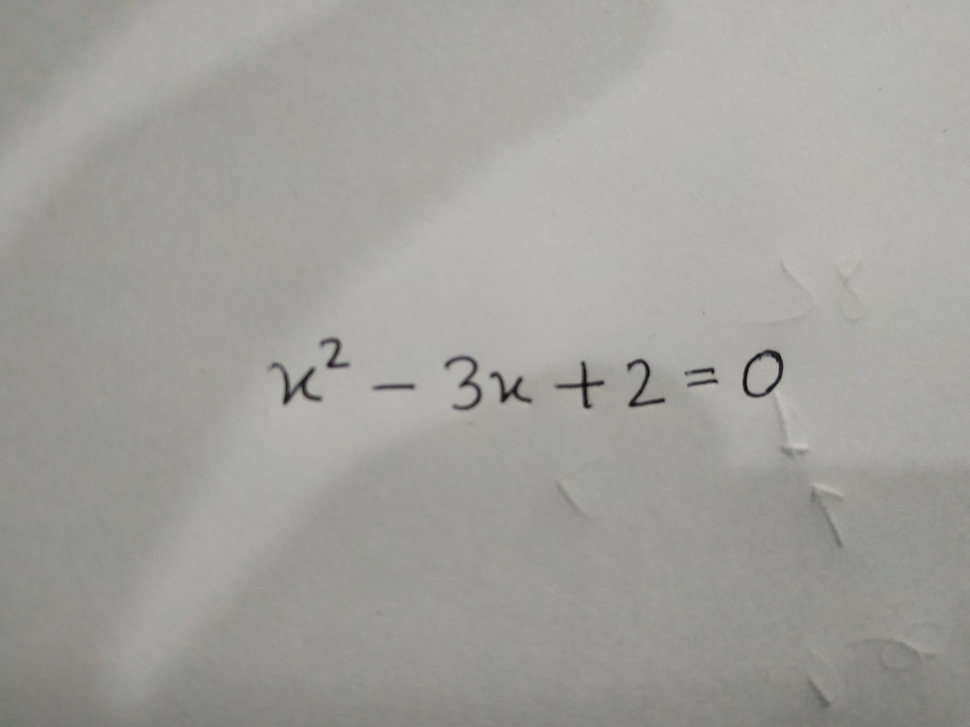
#> input picture TestIMages/Equ1.jpg, 970 x 727 px, shrunk from 4000 x 3000 before the run; its folder holds only this picture in this run
$ python boundingBox.py   (older library calls are emulated)
#> lines starting #> are read from the running program, lines starting #| are printed output that depends on the picture; after the words box and inside, x2 and y2 are one past the last pixel; in counts of white or black regions, pixels touching at a corner belong together
import PIL.ImageOps
import numpy as np
import cv2
import glob
import os
import scipy.misc

from scipy.misc import imsave
from PIL import Image, ImageDraw

equal_path = "C:\\Users\\sabik\\PycharmProjects\\DeepLearningBasics\\TestIMages\\"
equal_result_path = "C:\\Users\\sabik\\PycharmProjects\\DeepLearningBasics\\AnResult"
equal_boxed_path = "C:\\Users\\sabik\\PycharmProjects\\DeepLearningBasics\\AnOutput"


# clipt image into box using OpenCV

# The next step is further optimizing using the size provided by TA
# TA input size: 1696 * 117
# isFraction  - not updated

# detect if input boundingBox contains a dot
def isDot(boundingBox):
    (x, y), (xw, yh) = boundingBox
    area = (yh - y) * (xw - x)
    return area < 200 and 0.5 < (xw - x)/(yh - y) < 2 and abs(xw - x) < 20 and abs(yh - y) < 20  # 100 is migical number

# detect if input boundingBox contains a vertical bar
def isVerticalBar(boundingBox):
    (x, y), (xw, yh) = boundingBox
    return (yh - y) / (xw - x) > 2

# detect if a given boundingBox contains a horizontal bar
def isHorizontalBar(boundingBox):
    (x, y), (xw, yh) = boundingBox
    return (xw - x) / (yh - y) > 2

# detect if input boundingBox contains a square (regular letters, numbers, operators)
def isSquare(boundingBox):
    (x, y), (xw, yh) = boundingBox
    return (xw - x) > 8 and (yh - y) > 8 and 0.5 < (xw - x)/(yh - y) < 2

# detect if input three boundingBoxes are a division mark
def isDivisionMark(boundingBox, boundingBox1, boundingBox2):
    (x, y), (xw, yh) = boundingBox
    (x1, y1), (xw1, yh1) = boundingBox1
    (x2, y2), (xw2, yh2) = boundingBox2
    cenY1 = y1 + (yh1 - y1) / 2
    cenY2 = y2 + (yh2 - y2) / 2
    return (isHorizontalBar(boundingBox) and isDot(boundingBox1) and isDot(boundingBox2)
            and x < x1 < x2 < xw and max(y1, y2) > y and min(y1, y2) < y
            and max(y1, y2) - min(y1, y2) < 1.2 * abs(xw - x))

# detect if input two boundingBoxes are a lowercase i
def isLetterI(boundingBox, boundingBox1):
    (x, y), (xw, yh) = boundingBox
    (x1, y1), (xw1, yh1) = boundingBox1
    return (((isDot(boundingBox) and isVerticalBar(boundingBox1)) or (isDot(boundingBox1) and isVerticalBar(boundingBox)))
            and abs(x1 - x) < 10)  # 10 is a magical number

# detect if input two boundingBoxes are an equation mark
def isEquationMark(boundingBox, boundingBox1):
    (x, y), (xw, yh) = boundingBox
    (x1, y1), (xw1, yh1) = boundingBox1
    return isHorizontalBar(boundingBox) and isHorizontalBar(boundingBox1) and abs(x1 - x) < 20 and abs(xw1 - xw) < 20 # 20 is a migical number

# detect if input three boundingBoxes are a ellipsis (three dots)
def isDots(boundingBox, boundingBox1, boundingBox2):
    (x, y), (xw, yh) = boundingBox
    (x1, y1), (xw1, yh1) = boundingBox1
    (x2, y2), (xw2, yh2) = boundingBox2
    cenY = y + (yh - y) / 2
    cenY1 = y1 + (yh1 - y1) / 2
    cenY2 = y2 + (yh2 - y2) / 2
    return (isDot(boundingBox) and isDot(boundingBox1) and isDot(boundingBox2) and max(cenY, cenY1, cenY2) - min(cenY, cenY1, cenY2) < 50)  # 30 is a migical number

# detect if input two boundingBoxes are a plus-minus
def isPM(boundingBox, boundingBox1):
    (x, y), (xw, yh) = boundingBox
    (x1, y1), (xw1, yh1) = boundingBox1
    cenX = x + (xw - x) / 2
    cenX1 = x1 + (xw1 - x1) / 2
    case1 = isHorizontalBar(boundingBox) and isSquare(boundingBox1) and x < cenX1 < xw and -15 < y - yh1 < 35 and xw - cenX1 < 50
    case2 = isSquare(boundingBox) and isHorizontalBar(boundingBox1) and x1 < cenX < xw1 and -15 < y1 - yh < 35 and xw1 - cenX < 50
    return case1 or case2  # magical number

# detect if input three boundingBoxes are a fraction
def isFraction(boundingBox, boundingBox1, boundingBox2):
    (x, y), (xw, yh) = boundingBox
    (x1, y1), (xw1, yh1) = boundingBox1
    (x2, y2), (xw2, yh2) = boundingBox2
    cenX = x + (xw - x) / 2
    cenX1 = x1 + (xw1 - x1) / 2
    cenX2 = x2 + (xw2 - x2) / 2
    case1 = not isDot(boundingBox) and not isDot(boundingBox1) and isHorizontalBar(boundingBox2) and (y < y2 < yh1 or y1 < y2 < yh)
    case2 = not isDot(boundingBox2) and not isDot(boundingBox) and isHorizontalBar(boundingBox1) and (y2 < y1 < yh or y < y1 < yh2)
    case3 = not isDot(boundingBox1) and not isDot(boundingBox2) and isHorizontalBar(boundingBox) and (y1 < y < yh2 or y2 < y < yh1)
    return (case1 or case2 or case3) and  max(cenX, cenX1, cenX2) - min(cenX, cenX1, cenX2) < 50  # 30 is a migical number

# return initial bounding boxes of input image
def initialBoxes(im):
    '''input: image; return: None'''

    im[im >= 127] = 255
    im[im < 127] = 0

    '''
    # set the morphology kernel size, the number in tuple is the bold pixel size
    kernel = np.ones((2,2),np.uint8)
    im = cv2.morphologyEx(im, cv2.MORPH_CLOSE, kernel)
    '''

    imgrey = cv2.cvtColor(im, cv2.COLOR_BGR2GRAY)
    ret, thresh = cv2.threshold(imgrey, 127, 255, 0)
    print(thresh)
    im2, contours, hierachy = cv2.findContours(thresh, cv2.RETR_EXTERNAL, cv2.CHAIN_APPROX_SIMPLE) # RETR_EXTERNAL for only bounding outer box
    # bounding rectangle outside the individual element in image
    res = []
    for cnt in contours:
        x,y,w,h = cv2.boundingRect(cnt)
        # exclude the whole size image and noisy point
        if x is 0: continue
        if w*h < 25: continue

        res.append([(x,y), (x+w, y+h)])
    return res

# take in raw bounding boxes and detect components should be connected
def connect(im, res):
    '''input: image, raw rectangles; return: joint rectangles indicating detected symbols'''
    finalRes = []
    res.sort()
    i = 0
    while (i < len(res) - 1):
        (x, y), (xw, yh) = res[i]
        (x1, y1), (xw1, yh1) = res[i+1]
#         print([(x, y), (xw, yh)], [(x1, y1), (xw1, yh1)])

        equation = isEquationMark(res[i],  res[i + 1])
        letterI = isLetterI(res[i], res[i+1])
        pm = isPM(res[i], res[i+1])
        divisionMark = False
        dots = False
        fraction = False
        if i < len(res) - 2:
            (x2, y2), (xw2, yh2) = res[i+2]
#             print([(x2, y2), (xw2, yh2)])
            divisionMark = isDivisionMark(res[i], res[i+1], res[i+2])
            dots = isDots(res[i], res[i+1], res[i+2])
            fraction = isFraction(res[i], res[i+1], res[i+2])

        # PM os really hard to determine, mixed with fraction
        if (equation or letterI or pm) and not fraction:
            finalRes.append([(min(x, x1), min(y, y1)), (max(xw, xw1), max(yh, yh1))])
            i += 2
        elif (divisionMark or dots) and not fraction:
            finalRes.append([(min(x, x1, x2), min(y, y1, y2)), (max(xw, xw1, xw2), max(yh, yh1, yh2))])
            i += 3
        else:
            finalRes.append(res[i])
            i += 1

    while i < len(res):
#         print([res[i][0], res[i][1]])
        finalRes.append(res[i])
        i += 1

    return finalRes

# slices im into smaller images based on boxes
def saveImages(im, boxes, im_name):
    '''input: image, boxes; return: None'''
    # make a tmpelate image for next crop
    image = Image.fromarray(im)
    num = 1
    boxes = sorted(boxes, key=lambda box: (box[1][1]-box[0][1]) * (box[1][0]-box[0][0]))
    for box in boxes:
        (x, y), (xw, yh) = box
        x -= 1
        y -= 1
        xw += 1
        yh += 1
        w = xw - x - 2
        h = yh - y - 2
        symbolImage = image.crop((x, y, xw, yh))
        # extract dot image to final result
        if w < 25 and h < 25 and float(w)/h < 1.5 and float(h)/w < 1.5 :
            symbolImage.save(equal_boxed_path + im_name + "_" + "dot" + "_" + str(y) + "_" + str(yh) + "_" + str(x) + "_" + str(xw) + ".png")
        else :
            # save rectangled element
            symbolImage.save(equal_boxed_path + im_name + "_" + str(num) + "_" + str(y) + "_" + str(yh) + "_" + str(x) + "_" + str(xw) + ".png")
        # fill the found part with black to reduce effect to other crop
        draw = ImageDraw.Draw(image)
        draw.rectangle((x, y, xw, yh), fill = 'black')
        # draw rectangle around element in image for confirming result
        cv2.rectangle(im, (x,y), (xw, yh), (0,255,0), 2)
        num = num + 1
    new_image = Image.fromarray(im)
    new_image.save(equal_result_path + im_name + ".png")

# slices im into smaller images based on boxes
def createSymbol(path):
    '''input: image, boxes; return: None'''
    # make a tmpelate image for next crop
    im = cv2.imread(path)
    image = Image.fromarray(im)
    rawRes = initialBoxes(im)  # raw bounding boxes
    boxes = connect(im, rawRes)
    boxes = sorted(boxes, key=lambda box: (box[1][1]-box[0][1]) * (box[1][0]-box[0][0]))

    symbol_list= []
    for box in boxes:
        (x, y), (xw, yh) = box
        x -= 1
        y -= 1
        xw += 1
        yh += 1
        w = xw - x - 2
        h = yh - y - 2
        # save rectangled element
        symbolImage = image.crop((x, y, xw, yh))
        if w < 25 and h < 25 and float(w)/h < 1.5 and float(h)/w < 1.5 :
            symbol_info = (symbolImage, "dot", x, y, xw, yh);
        else :
            symbol_info = (symbolImage, "unknown", x, y, xw, yh);
        symbol_list.append(symbol_info)
        # fill the found part with black to reduce effect to other crop
        draw = ImageDraw.Draw(image)
        draw.rectangle((x, y, xw, yh), fill = 'black')
    return symbol_list

# run the code
def main():
    image_list = glob.glob(equal_path + "*.jpg")
    for im_name in image_list:
        head, tail = os.path.split(im_name)

        im = cv2.imread(im_name)  # specify the image to process
#> im is the input picture: shape (727, 970, 3); mean B, G, R 155.9, 160.3, 160.8

        rawRes =  initialBoxes(im)  # raw bounding boxes
#> in initialBoxes, `im[im < 127] = 0`:
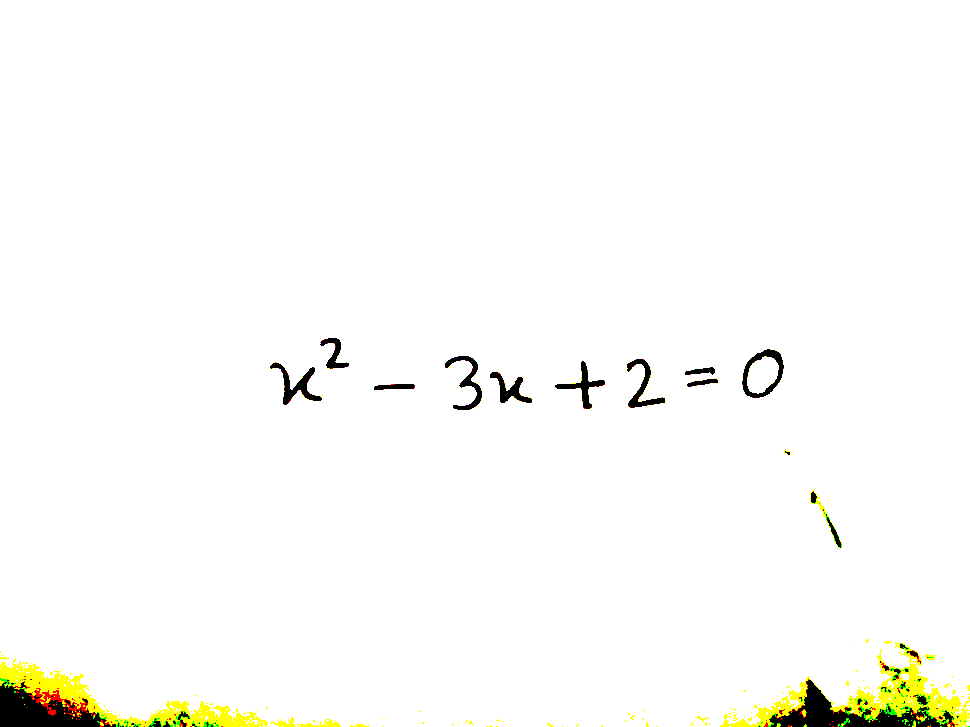
#> im: shape (727, 970, 3); mean B, G, R 247.5, 251.1, 251.1
#> in initialBoxes, `imgrey = cv2.cvtColor(im, cv2.COLOR_BGR2GRAY)`:
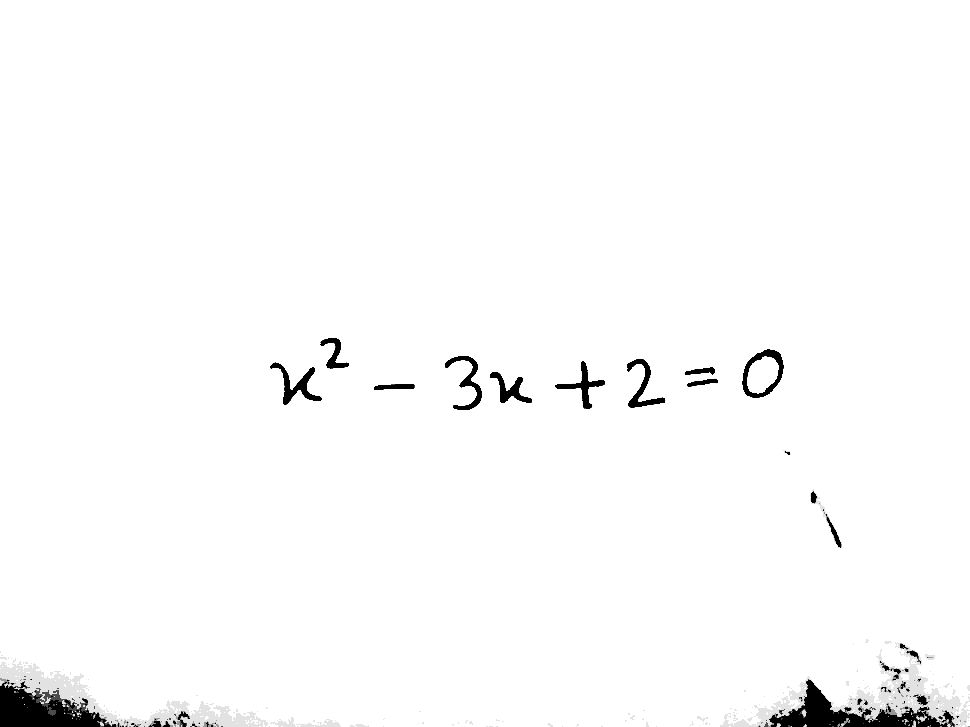
#> imgrey: shape (727, 970); min 0, max 255, mean 250.7
#> in initialBoxes, `ret, thresh = cv2.threshold(imgrey, 127, 255, 0)`:
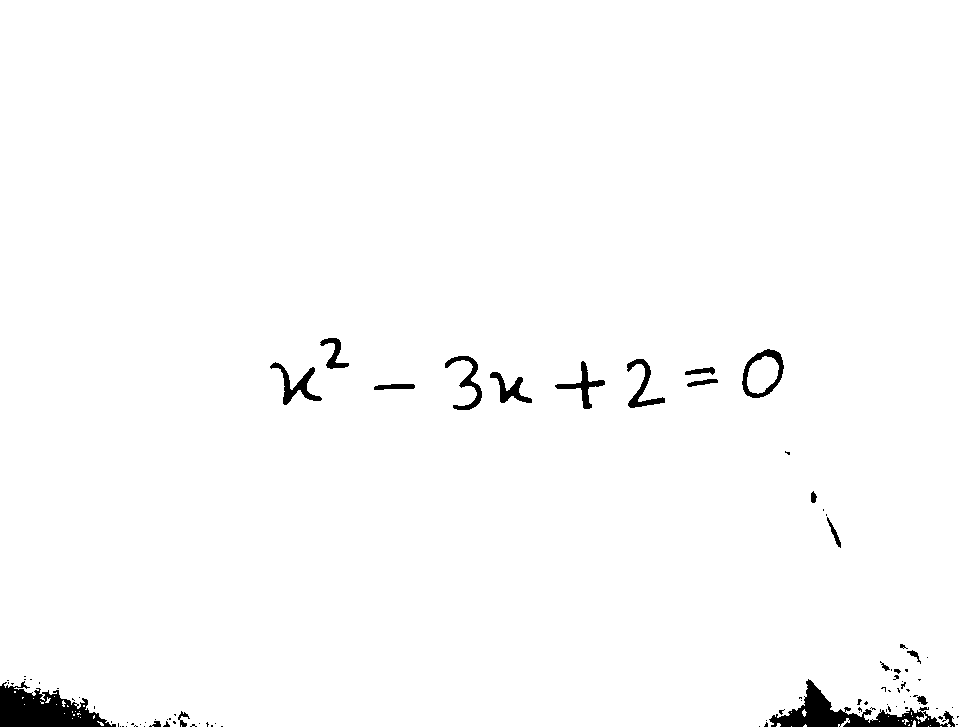
#> thresh: shape (727, 970); 98.5% white; 94 black regions (72 under 20 px)
#> (printed output is left out)
#> in initialBoxes, `im2, contours, hierachy = cv2.findContours(thresh, cv2.RETR_EXTERNAL, ..`: contours = 46 contours, 44 with area under 20; largest, box (x1, y1, x2, y2) and area: (0, 0, 970, 727) 697088, (838, 718, 850, 727) 23
#> the loop in initialBoxes, `for cnt in contours:` made 46 passes
#> (x, y, w, h) on passes 1, 3, 4, 5, 9, 11, 12, 13, 14, 15, 16, 18: (952, 726, 1, 1), (928, 726, 1, 1), (791, 726, 1, 1), (930, 725, 1, 1), (776, 723, 5, 4), (879, 721, 1, 1), (97, 721, 7, 5), (912, 720, 4, 7), (911, 720, 1, 1), (898, 720, 1, 1), (902, 719, 7, 6), (838, 718, 12, 9)
#> (cnt, x, y, w, h) on passes 2, 6, 7, 8, 10, 17: ([[940, 726], [941, 726]], 940, 726, 2, 1), ([[181, 725], [181, 726]], 181, 725, 1, 2), ([[909, 724], [908, 725], [909, 725]], 908, 724, 2, 2), ([[805, 724], [803, 726], [806, 726], [806, 725]], 803, 724, 4, 3), ([[918, 721], [918, 723], [919, 722]], 918, 721, 2, 3), ([[928, 718], [928, 719]], 928, 718, 1, 2)
#> after the loop in initialBoxes, `for cnt in contours:`: res = [[(97, 721), (104, 726)], [(912, 720), (916, 727)], [(902, 719), (909, 725)], [(838, 718), (850, 727)], [(802, 709), (807, 717)], [(62, 700), (66, 707)], [(45, 697), (51, 703)]]
#> rawRes has the same summary as res in initialBoxes
        finalRes = connect(im, rawRes)  # connect i, division mark, equation mark, ellipsis
#> the loop in connect, `while (i < len(res) - 1):` made 2 passes
#> after the loop in connect, `while (i < len(res) - 1):`: finalRes = [[(45, 697), (104, 726)], [(802, 709), (909, 727)]]; i = 6
#> the loop in connect, `while i < len(res):` made 1 pass
#> i on pass 1: 7
#> after the loop in connect, `while i < len(res):`: finalRes = [[(45, 697), (104, 726)], [(802, 709), (909, 727)], [(912, 720), (916, 727)]]; i = 7
        image_name = os.path.splitext(tail)[0]
        saveImages(im, finalRes, image_name)
#> in saveImages, `boxes = sorted(boxes, key=lambda box: (box[1][1]-box[0][1]) * (box[1][..`: boxes = [[(912, 720), (916, 727)], [(45, 697), (104, 726)], [(802, 709), (909, 727)]]
#> the loop in saveImages, `for box in boxes:` made 3 passes
#> (box, x, y, xw, yh, w, h) on passes 1 to 3: ([(912, 720), (916, 727)], 911, 719, 917, 728, 4, 7), ([(45, 697), (104, 726)], 44, 696, 105, 727, 59, 29), ([(802, 709), (909, 727)], 801, 708, 910, 728, 107, 18)
#> pass 2, in saveImages, `symbolImage = image.crop((x, y, xw, yh))`:
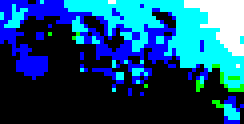
#> symbolImage: PIL image 61x31 RGB (shown 4 times larger); mean R, G, B 15.9, 75.4, 117.5
#> pass 3, in saveImages, `symbolImage = image.crop((x, y, xw, yh))`:
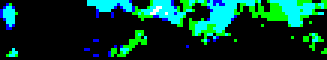
#> symbolImage: PIL image 109x20 RGB (shown 3 times larger); mean R, G, B 0.8, 61.3, 43.5
#> after the loop in saveImages, `for box in boxes:`:
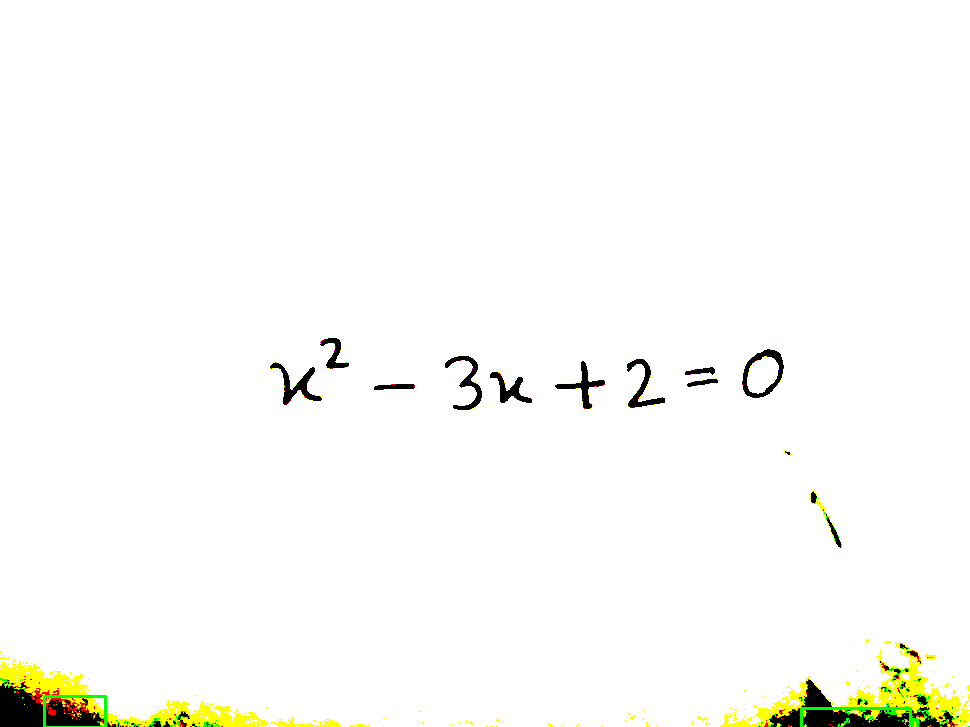
#> im: shape (727, 970, 3); 0.12% of pixels changed, all inside (x1, y1, x2, y2) = (43, 695, 919, 727)
#> after the loop in saveImages, `for box in boxes:`:
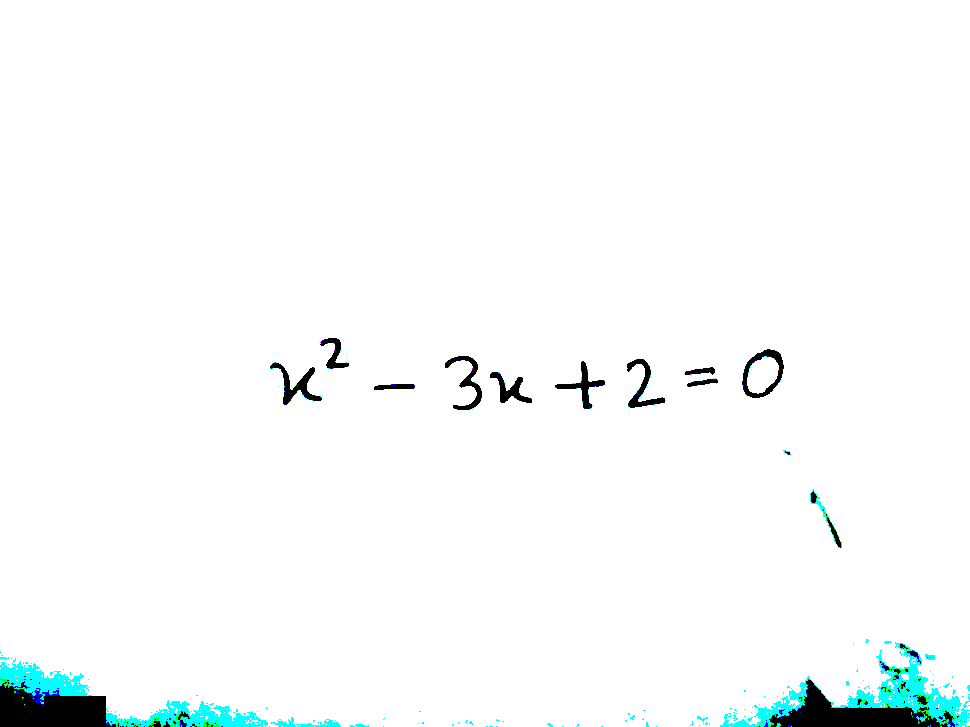
#> image: PIL image 970x727 RGB; mean R, G, B 247.5, 250.7, 250.6
#> after the loop in saveImages, `for box in boxes:`: num = 4


if __name__ == "__main__":
    main()
